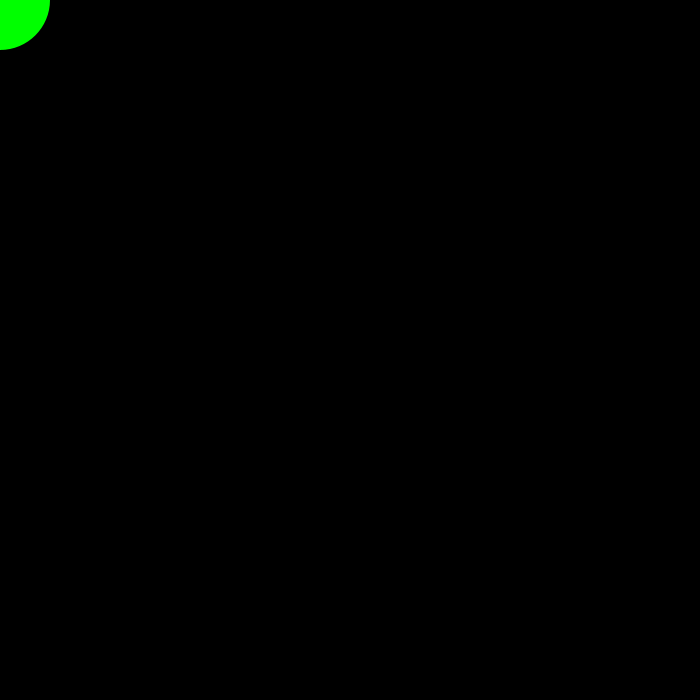
Frame 1 (no input)
Frame 60 (the mouse pressed at the canvas centre just before this capture): identical to frame 1, image omitted
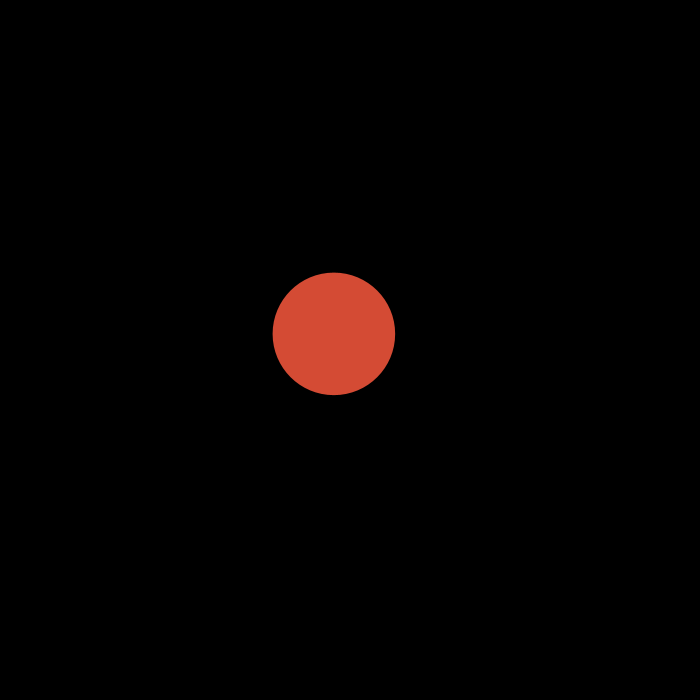
Frame 120 (the mouse held since frame 60 and released just before this capture)

The Processing sketch that drew these frames (run headless with seeded random() and noise(); from frame 60 on, the mouse is pressed at the canvas centre):

// Processing sketch: processing_187105
// ── processing_187105.pde

float s;  //declare a variable (for size of ball)

float fx,fy; //declare follower variables fx, fy

void setup(){ //set initial values

   size(700,700);
   background(0); //set initial background
   fill(0,255,0); //set initial ball color to Green
   
   s = 100; //set initial ball size
    
}

void draw(){ 
  
fx += (mouseX - fx) * .05; //ease between x values
fy += (mouseY - fy) * .05; //ease between y values

if(mousePressed) {
  
  s = random (10,250);
  fill(random (255), random(255), random(255)); 
  //if mouse pressed the ball changes to a random color
}

if (mouseButton == RIGHT) {
    s = 100;
    fill(0,255,0);  
    //if right clicked, turn back to size 100 and to color Green
}
  background(0); //refresh background to hide trails
  noStroke();   //dont draw stroke
  ellipse(fx,fy,s,s); //ball
  
}
